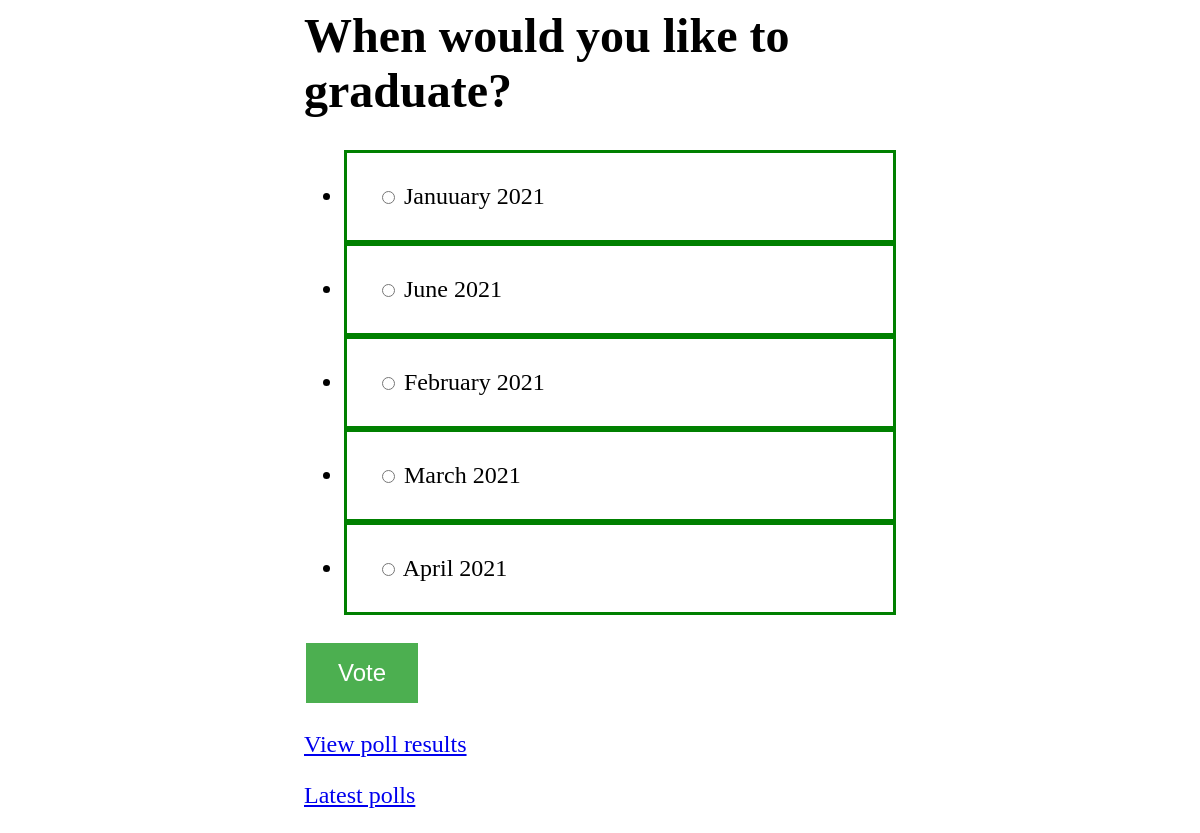
Page /2/ on the committed database.
### polls/models.py (models this page shows, shortened)
class Question(models.Model):
    question_text = models.CharField(max_length=200)
    pub_date = models.DateTimeField('date published')
    def was_published_recently(self):
        now = timezone.now()
        return now - datetime.timedelta(days=1) <= self.pub_date <= now
    was_published_recently.admin_order_field = 'pub_date'
    was_published_recently.boolean = True
    was_published_recently.short_description = 'Published recently?'

class Choice(models.Model):
    question = models.ForeignKey(Question, on_delete=models.CASCADE)
    choice_text = models.CharField(max_length=200)
    votes = models.IntegerField(default=0)

### polls/views.py (the view)
# urls.py: path('<int:pk>/', views.DetailView.as_view(), name='detail'),
class DetailView(generic.DetailView):
    model = Question
    template_name = 'polls/detail.html'
    def get_queryset(self):
        past_questions = Question.objects.filter(
            pub_date__lte=timezone.now()
        )
        question_texts_of_past_questions_with_choices = []
        for question in past_questions:
            if question.choice_set.count() != 0:
                question_texts_of_past_questions_with_choices.append(question.question_text)
        past_questions_with_choices = past_questions.filter(question_text__in=question_texts_of_past_questions_with_choices)
        return past_questions_with_choices

### polls/templates/polls/detail.html (shortened to what this page needs)
{% load static %}
<link rel="stylesheet" type="text/css" href="{% static 'polls/style.css' %}">
<div class='content'>
    <h1>{{ question.question_text }}</h1>
    <form action="{% url 'polls:vote' question.id %}" method="post">
    <ul>
        {% for choice in question.choice_set.all %}
        <li><input type="radio" name="choice" id="choice{{ forloop.counter }}" value="{{ choice.id }}">
            <label for="choice{{ forloop.counter }}">{{ choice.choice_text }}</label><br>
        </li>
        {% endfor %}
    </ul>
    <input type="submit" value="Vote">
    </form>
    <p><a href="{% url 'polls:results' question.id %}">View poll results</a></p>
    <p><a href="{% url 'polls:index' %}">Latest polls</a></p>
</div>

### polls/static/polls/style.css (style rules this page uses)
.content { margin: auto; width: 50%; font-size: x-large; }
li { border: 3px solid green; padding: 30px; }
input[type=button], input[type=submit], input[type=reset] { background-color: #4CAF50; border: none; color: white; padding: 16px 32px; font-size: x-large; text-decoration: none; margin: 4px 2px; cursor: pointer; }

### rows in the picture
Question: question_text "When would you like to graduate?"
Choice: choice_text "Januuary 2021"
Choice: choice_text "June 2021"
Choice: choice_text "February 2021"
Choice: choice_text "March 2021"
Choice: choice_text "April 2021"
